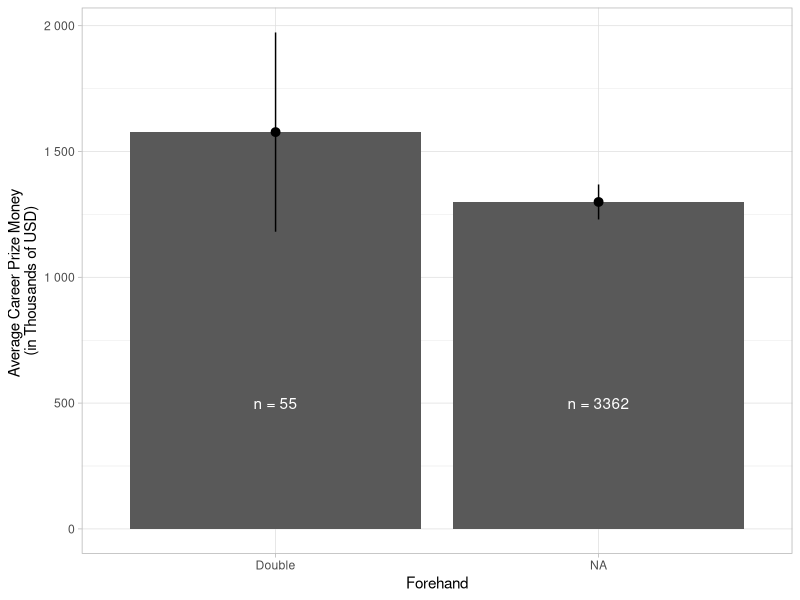

Source code (R):
#forehand type x money 

library(tidyverse)

tennis_players_data <- read_csv("data/huge_csv.csv")

forehand_filtered <- tennis_players_data |> 
  group_by(forehand) |> 
  summarise(average_money = mean(prize_money),
            sd_money = sd(prize_money),
            n = n()) |>
  mutate(
    se_money = sd_money / sqrt(n),
    lower_money = average_money - se_money,
    upper_money = average_money + se_money) |> 
  print()

ggplot(data = forehand_filtered) +
  aes(x = forehand, y = average_money) +
  theme_light()+
  scale_y_continuous(labels = scales::number_format(scale = 1e-3, accuracy = 1, suffix = ""))+
  geom_col()+
  geom_pointrange(aes(ymin = lower_money, ymax = upper_money))+
  annotate("text",                        
           x = NA, y = 500000, 
           label = "n = 3362", 
           family = 'sans', 
           colour = 'white')+
  annotate("text", 
           x = 'double', y = 500000, 
           label = "n = 55", 
           family = 'sans', 
           colour = 'white') + 
  labs(y = "Average Career Prize Money \n(in Thousands of USD)",
       x = "Forehand")+
  scale_x_discrete(labels = c("double" = "Double"))
  
                   